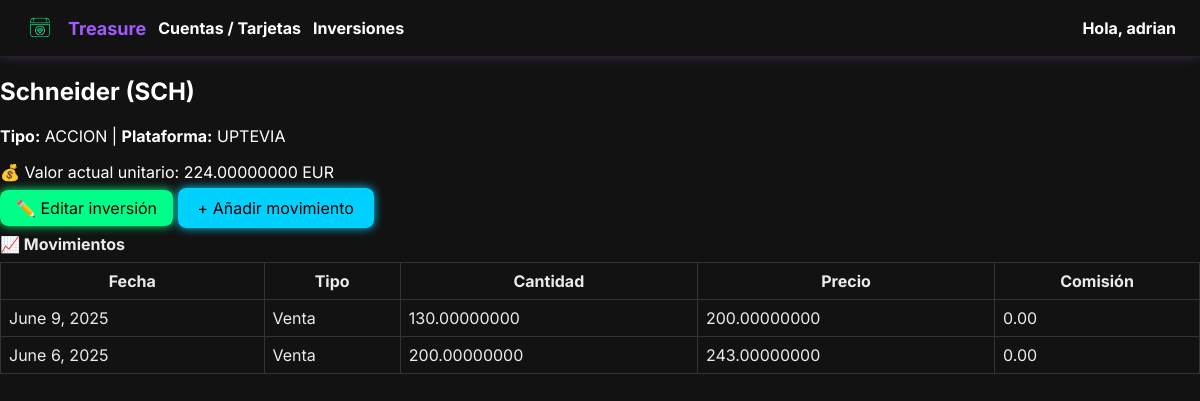
The app's page /finanzas/1/ (signed in) with its own data.
### finanzas/models.py (models this page shows, shortened)
class Inversion(models.Model):
    usuario = models.ForeignKey(User, on_delete=models.CASCADE)
    nombre = models.CharField(max_length=100)
    ticker = models.CharField(max_length=20, blank=True, null=True)
    tipo = models.CharField(max_length=30, choices=TIPOS_INVERSION)
    moneda = models.CharField(max_length=10, default="EUR")
    plataforma = models.CharField(max_length=100, blank=True, null=True)
    cantidad_actual = models.DecimalField(
        max_digits=20, decimal_places=8, default=0,
        help_text="Cantidad actual de activos"
    )
    actualizable = models.BooleanField(
        default=True,
        help_text="Si está marcado, se actualizará el valor automáticamente vía API"
    )
    fecha_creacion = models.DateField(auto_now_add=True)

class ValorActualInversion(models.Model):
    inversion = models.OneToOneField(Inversion, on_delete=models.CASCADE, related_name='valor_actual')
    valor_unitario = models.DecimalField(max_digits=20, decimal_places=8)
    fecha_actualizacion = models.DateTimeField(auto_now=True)
    fuente = models.CharField(max_length=100, blank=True, null=True)  # Ej: CoinGecko, YahooFinance, Manual

class MovimientoInversion(models.Model):
    COMPRA = 'COMPRA'
    VENTA = 'VENTA'
    DIVIDENDO = 'DIVIDENDO'
    TIPOS_MOVIMIENTO = [
        (COMPRA, 'Compra'),
        (VENTA, 'Venta'),
        (DIVIDENDO, 'Dividendo'),
    ]
    inversion = models.ForeignKey(Inversion, on_delete=models.CASCADE, related_name='movimientos')
    fecha = models.DateField()
    tipo = models.CharField(max_length=20, choices=TIPOS_MOVIMIENTO)
    cantidad = models.DecimalField(max_digits=20, decimal_places=8)  # Ej: 0.5 BTC
    precio_unitario = models.DecimalField(max_digits=20, decimal_places=8)  # Precio por unidad
    comision = models.DecimalField(max_digits=10, decimal_places=2, default=0)

### finanzas/views.py (the view)
# urls.py: path('<int:pk>/', views.InversionDetailView.as_view(), name='detalle'),
class InversionDetailView(LoginRequiredMixin, DetailView):
    model = Inversion
    template_name = 'inversiones/inversion_detail.html'
    context_object_name = 'inversion'
    def get_queryset(self):
        return Inversion.objects.filter(usuario=self.request.user)
    def get_context_data(self, **kwargs):
        context = super().get_context_data(**kwargs)
        context['movimientos'] = MovimientoInversion.objects.filter(inversion=self.object).order_by('-fecha')
        return context

### finanzas/context_processors.py (called while the page is built)
def resumen_inversiones_context(request):
    if request.user.is_authenticated:
        resumen = ResumenInversionesMensual.objects.filter(
            usuario=request.user
        ).order_by('-registro__anio', '-registro__mes').first()
    else:
        resumen = None
    return {
        'resumen_inversiones': resumen
    }

### templates/inversiones/inversion_detail.html
{% extends "base.html" %}
{% block content %}
<div class="panel">
  <h2 class="titulo">{{ inversion.nombre }} ({{ inversion.ticker }})</h2>
  <p><strong>Tipo:</strong> {{ inversion.tipo }} | <strong>Plataforma:</strong> {{ inversion.plataforma }}</p>
  {% if inversion.valor_actual %}
    <p>💰 Valor actual unitario: {{ inversion.valor_actual.valor_unitario }} {{ inversion.moneda }}</p>
  {% endif %}
  <a href="{% url 'finanzas:editar' inversion.id %}" class="btn-glow-primary">✏️ Editar inversión</a>
  <a href="{% url 'finanzas:nuevo_movimiento' inversion.id %}" class="btn-glow-secundario">+ Añadir movimiento</a>
  <h3 class="subtitulo">📈 Movimientos</h3>
  {% if movimientos %}
    <table class="tabla-oscura">
      <thead>
        <tr><th>Fecha</th><th>Tipo</th><th>Cantidad</th><th>Precio</th><th>Comisión</th></tr>
      </thead>
      <tbody>
        {% for m in movimientos %}
          <tr>
            <td>{{ m.fecha }}</td>
            <td>{{ m.get_tipo_display }}</td>
            <td>{{ m.cantidad }}</td>
            <td>{{ m.precio_unitario }}</td>
            <td>{{ m.comision }}</td>
          </tr>
        {% endfor %}
      </tbody>
    </table>
  {% else %}
    <p class="texto-difuso">Sin movimientos registrados aún.</p>
  {% endif %}
</div>
{% endblock %}

### templates/base.html (shortened to what this page needs)
{% load static %}
<!DOCTYPE html>
<html lang="es">
<head>
    <link rel="stylesheet" href="{% static 'css/main.css' %}">
</head>
<body class="{% block body_class %}{% endblock %}">
    {% if request.user.is_authenticated and not hide_navbar %}
    <nav class="navbar">
        <div class="navbar-left">
            <img src="{% static 'img/logo_treasure_3.png' %}" class="nav-logo" alt="Treasure Logo">
            <span class="nav-title">Treasure</span>
            <div class="nav-user-dropdown">
                <span class="nav-user-toggle">Cuentas / Tarjetas</span>
            </div>
            <div class="nav-user-dropdown">
                <span class="nav-user-toggle">Inversiones</span>
              </div>
        </div>
        <div class="navbar-right">
            <div class="nav-user-dropdown">
                <span class="nav-user-toggle">
                    Hola, <span class="nav-username">{{ request.user.first_name|default:request.user.username }}</span>
                </span>
            </div>
        </div>
    </nav>
    {% endif %}
    {% block content %}
    {% endblock %}
</body>
</html>

### static/css/main.css (style rules this page uses)
:root { --primary-color: #a259ff; --glow: rgba(162, 89, 255, 0.7); --dark-bg: #101010; --input-bg: #1c1c1c; --text-color: #eaeaea; --muted: #888; --border: #333; }
body { margin: 0; padding: 0; font-family: 'Inter', sans-serif; background-color: #121212; color: #fff; }
.navbar { display: flex; justify-content: space-between; align-items: center; background-color: #121212; padding: 12px 24px; box-shadow: 0 0 10px rgba(162, 89, 255, 0.3); border-bottom: 1px solid #222; }
.navbar-left { display: flex; align-items: center; gap: 12px; }
.nav-logo { height: 32px; width: auto; }
.nav-title { font-size: 18px; color: var(--primary-color); font-weight: bold; }
.navbar-right { display: flex; align-items: center; gap: 20px; }
.nav-user-dropdown { position: relative; display: inline-block; }
.nav-user-toggle { cursor: pointer; color: #fff; font-weight: bold; }
.btn-glow-primary { background-color: #00ff88; color: black; padding: 8px 16px; border-radius: 8px; box-shadow: 0 0 10px #00ff88; text-decoration: none; }
.btn-glow-secundario { background-color: #00d1ff; color: black; padding: 8px 16px; border-radius: 8px; box-shadow: 0 0 10px #00d1ff; text-decoration: none; }
.tabla-oscura { width: 100%; border-collapse: collapse; color: var(--text-color); }
.tabla-oscura th, .tabla-oscura td { border: 1px solid var(--border); padding: 8px; }
.subtitulo { font-size: 1rem; color: var(--text-color); margin-bottom: 8px; }
.btn-glow-secundario { background-color: #00d1ff; color: black; padding: 10px 20px; border-radius: 8px; box-shadow: 0 0 10px #00d1ff; text-decoration: none; }

### records on screen
Inversion: nombre "Schneider", ticker "SCH", tipo "ACCION", plataforma "UPTEVIA", valor_actual.valor_unitario "224.00000000", moneda "EUR"
MovimientoInversion: fecha "June 9, 2025", tipo "Venta", cantidad "130.00000000", precio_unitario "200.00000000", comision "0.00"
MovimientoInversion: fecha "June 6, 2025", tipo "Venta", cantidad "200.00000000", precio_unitario "243.00000000", comision "0.00"

### other values on screen
{{ request.user.first_name|default:request.user.username }} "adrian"
